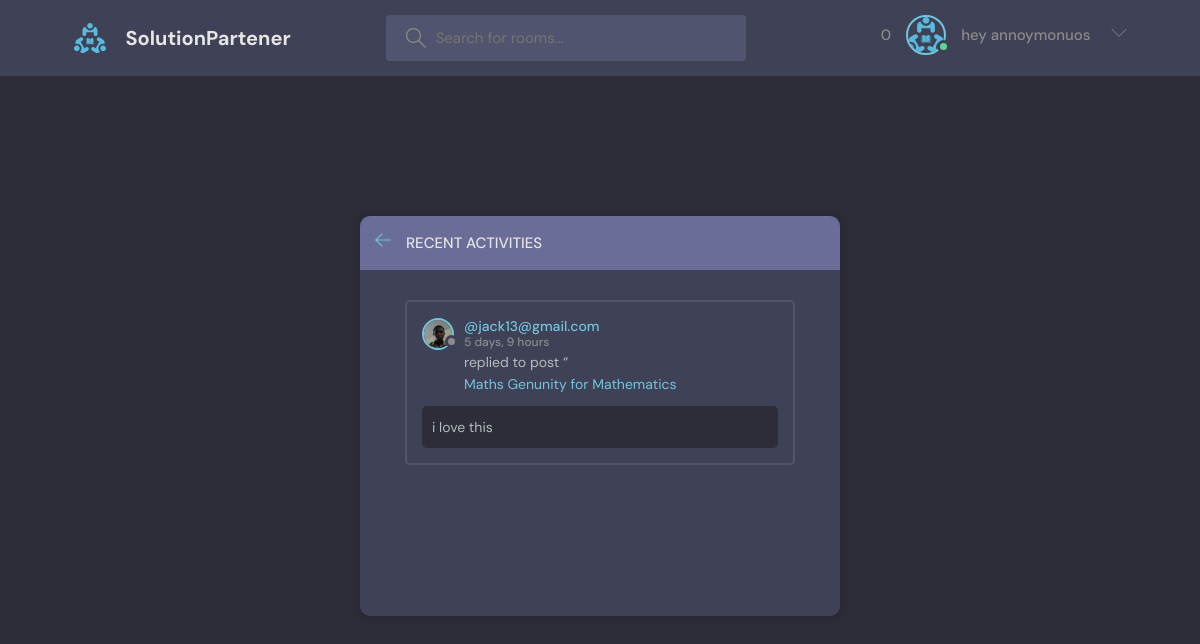
The page /activity/ on the database its author committed.
### Base/models.py (models this page shows, shortened)
class Message(models.Model):
    user = models.ForeignKey(User, on_delete=models.SET_NULL, null=True)
    room = models.ForeignKey(Room, on_delete=models.SET_NULL, null=True)
    body = models.TextField(null=False, blank=False)
    updated = models.DateTimeField(auto_now=True)
    created = models.DateTimeField(auto_now_add=True)
    class Meta:
        verbose_name_plural = "Messages"
        verbose_name = "Message"
        ordering = ("-updated", )

class User(AbstractUser):
    avatar = models.ImageField(upload_to="images", default="avatar.svg")
    email = models.EmailField(null=True, unique=True)
    bio = models.TextField(null=True)
    USERNAME_FIELD = 'email'
    REQUIRED_FIELDS = ['username']

class Room(models.Model):
    host =  models.ForeignKey(User, on_delete=models.CASCADE)
    topic = models.ForeignKey(Topic, on_delete=models.CASCADE)
    name = models.CharField(max_length=50)
    description = models.TextField(null=True, blank=True)
    participants = models.ManyToManyField(User, related_name="participants", blank=True)
    updated = models.DateTimeField(auto_now=True)
    created = models.DateTimeField(auto_now_add=True)
    def __str__(self):
        return f'{self.name } for {self.topic.name}'
    class Meta:
        verbose_name_plural = "Rooms"
        verbose_name = "Room"
        ordering = ("-updated", )

class Topic(models.Model):
    name = models.CharField(max_length=200)
    created  = models.DateTimeField(auto_now_add=True)
    updated = models.DateTimeField(auto_now=True)
    class Meta:
        verbose_name_plural = "Topics"
        verbose_name = "Topic"
        ordering = ("-updated", "-created")

### Base/views.py (the view)
# urls.py: path('activity/', ActivityView.as_view(), name="activity"),
class ActivityView(ListView):
    model = Message
    queryset = Message.objects.all()
    template_name = "base/activity.html"
    context_object_name = "message"

### templates/base/activity.html (shortened to what this page needs)
{% extends "base/main.html" %}
{% block content %}
  <main class="layout">
    <div class="container">
      <div class="layout__box">
        <div class="layout__boxHeader">
          <div class="layout__boxTitle">
            <a href="{% url "home" %}">
              <svg version="1.1" xmlns="http://www.w3.org/2000/svg" width="32" height="32" viewBox="0 0 32 32">
                <title>arrow-left</title>
                <path
                  d="M13.723 2.286l-13.723 13.714 13.719 13.714 1.616-1.611-10.96-10.96h27.625v-2.286h-27.625l10.965-10.965-1.616-1.607z"
                ></path>
              </svg>
            </a>
            <h3>Recent Activities</h3>
          </div>
        </div>
        <div class="activities-page layout__body">
          {% if message %}
            {% for message in message %}
              <div class="activities__box">
                <div class="activities__boxHeader roomListRoom__header">
                  <a href="{% if message.user %} {% url 'profile' message.user.pk %} {% endif %}" class="roomListRoom__author">
                    <div class="avatar avatar--small">
                      <img src="{{message.user.avatar.url}}" />
                    </div>
                    <p>
                      @{{message.user}}
                        <span>{{message.created|timesince}}</span>
                    </p>
                  </a>
                </div>
                <div class="activities__boxContent">
                  <p>replied to post “<a href="{% if message.room %} {% url "rooms" message.room.pk %} {% endif %}"> {{message.room}} </a></p>
                  <div class="activities__boxRoomContent">
                    {{message.body}}
                  </div>
                </div>
              </div>
            {% endfor %}
          {% endif %}
        </div>
      </div>
    </div>
  </main>
{% endblock %}

### static/styles/style.css (style rules this page uses)
:root { --color-main: #71c6dd; --color-main-light: #e1f6fb; --color-dark: #3f4156; --color-dark-medium: #51546e; --color-dark-light: #696d97; --color-light: #e5e5e5; --color-gray: #8b8b8b; --color-light-gray: #b2bdbd; --color-bg: #2d2d39; --color-success: #5dd693; --color-error: #fc4b0b; }
* { font-family: "DM Sans", -apple-system, BlinkMacSystemFont, "Segoe UI", Roboto, Oxygen, Ubuntu, Cantarell, "Open Sans", "Helvetica Neue", sans-serif; margin: 0; padding: 0; box-sizing: border-box; text-rendering: optimizeLegibility; font-size: inherit; }
html { font-size: 56.25%; }
@media only screen and (min-width: 1200px) { html { font-size: 62.5%; } }
body { line-height: 1.6; font-weight: 400; font-size: 1.5rem; color: var(--color-light-gray); background-color: var(--color-bg); min-height: 100vh; }
img { width: 100%; }
a { display: inline-block; color: var(--color-main); text-decoration: none; }
.container { max-width: 120rem; width: 90%; margin: auto; }
.avatar { position: relative; display: inline-block; border-radius: 50%; border: 2px solid var(--color-main); }
.avatar img { display: block; border-radius: 50%; object-fit: cover; object-position: center; }
.avatar::after { content: ""; display: block; position: absolute; background-color: var(--color-gray); z-index: 111; border-radius: 50%; border: 0.3rem solid var(--color-dark); }
.avatar.avatar--small img { width: 2.8rem; height: 2.8rem; }
.avatar.avatar--small:after { width: 0.7rem; height: 0.7rem; bottom: 0px; right: -6px; }
.layout { margin-top: 2.4rem; }
.layout > .container { display: flex; justify-content: space-between; align-items: flex-start; }
.layout__box { width: 90%; max-width: 48rem; min-height: 40rem; position: absolute; top: 50%; left: 50%; transform: translate(-50%, -46%); background-color: var(--color-dark); border-radius: 1rem; box-shadow: 1px 1px 6px 3px rgba(0, 0, 0, 0.1); overflow: hidden; }
.layout__boxHeader { display: flex; padding: 1.5rem; background-color: var(--color-dark-light); }
.layout__boxTitle { display: flex; gap: 1.5rem; align-items: center; }
.layout__boxTitle h3 { text-transform: uppercase; font-weight: 500; color: var(--color-light); }
.layout__boxTitle svg { width: 1.6rem; height: 1.6rem; fill: var(--color-main); }
.layout__body { margin: 3rem; }
.roomListRoom__header { display: flex; justify-content: space-between; align-items: center; }
.roomListRoom__author { font-weight: 500; display: flex; align-items: center; gap: 1rem; }
.activities__box { margin: 1.5rem; padding: 1.5rem; border: 2px solid var(--color-dark-medium); border-radius: 5px; }
.activities__boxHeader p { font-size: 1.4rem; line-height: 1.3; }
.activities__boxHeader p span { color: var(--color-gray); font-size: 1.2rem; display: block; }
.activities__boxContent { margin-left: 4.2rem; }
.activities__boxContent { font-size: 1.4rem; }
.activities__boxRoomContent { background: var(--color-bg); padding: 1rem; border-radius: 5px; margin-top: 1rem; margin-left: -4.2rem; }
a { text-decoration: none; }

### rows shown on the page
Message: user.avatar (picture), user "jack13@gmail.com", created "5 days, 9 hours", room "Maths Genunity for Mathematics", body "i love this"

### other values the page prints
{{ user.message_set.all|length }} "0"
